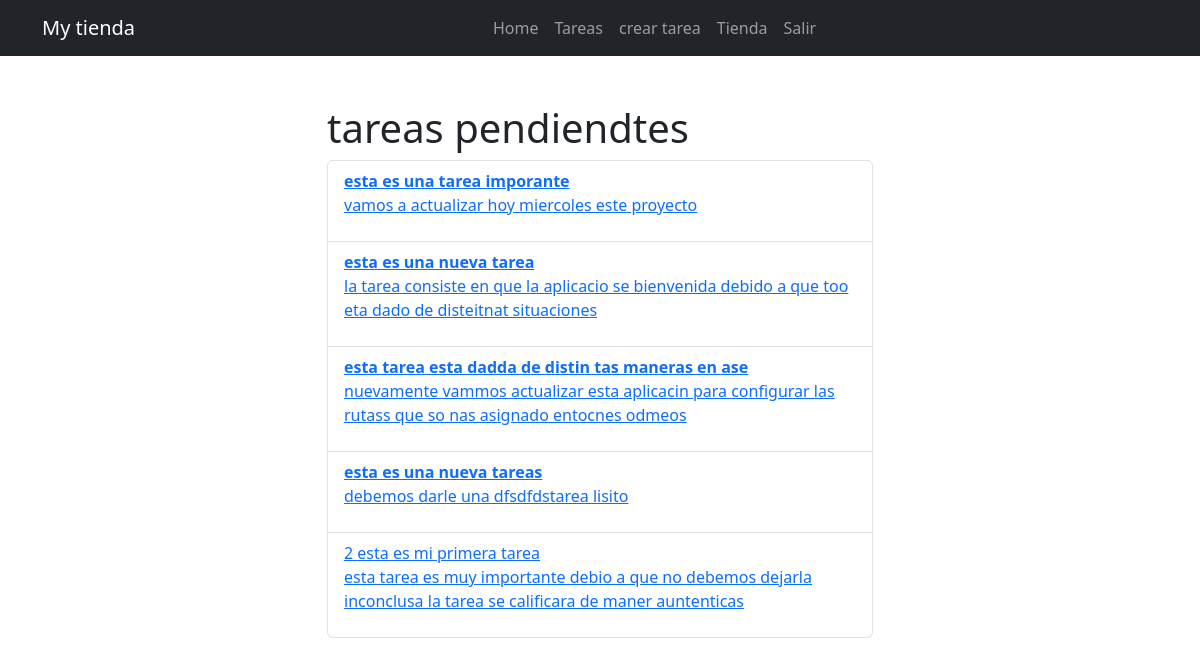
Page /tasks_completed/ (signed in) on the committed database.
### tasks/models.py (models this page shows, shortened)
class Task (models.Model):
    title = models.CharField(max_length=100)
    description = models.TextField(blank=True)
    created=models.DateTimeField(auto_now_add=True)
    datecompleted = models.DateField(null=True)
    important= models.BooleanField(default=False)
    user = models.ForeignKey(User,on_delete=models.CASCADE)

### tasks/views.py (the view)
# urls.py: path('tasks_completed/', views.tasks_completed, name='tasks_completed'),
@login_required
def tasks_completed(request):
    allTask = Task.objects.filter(user=request.user, datecompleted__isnull=False).order_by('-datecompleted')
    return render(request, 'task.html', {"tareas": allTask})

### tasks/templates/task.html (shortened to what this page needs)
{% extends 'base.html' %}
 {% block content %}
<main class="container">
  <div class="row">
    <div class="col-md-6 offset-md-3 py-5">
      <h1>tareas pendiendtes</h1>
      <ul class="list-group">
        {% for task in tareas %}
        <li class="list-group-item">
          <a href="{% url 'task_detail' task.id %}">
            {% if task.important %}
            <strong>{{task.title}}</strong>
            {% else %} {{task.id}} {{task.title}} {% endif %}
            <p>{{task.description}}</p>
          </a>
        </li>
        {% endfor %}
      </ul>
    </div>
  </div>
</main>
{% endblock %}

### rows in the picture
Task: title "esta es una tarea imporante", description "vamos a actualizar hoy miercoles este proyecto"
Task: title "esta es una nueva tarea", description "la tarea consiste en que la aplicacio se bienvenida debido a que too eta dado de disteitnat situaciones"
Task: title "esta tarea esta dadda de distin tas maneras en ase", description "nuevamente vammos actualizar esta aplicacin para configurar las rutass que so nas asignado entocnes odmeos"
Task: title "esta es una nueva tareas", description "debemos darle una dfsdfdstarea lisito"
Task: id "2", title "esta es mi primera tarea", description "esta tarea es muy importante debio a que no debemos dejarla inconclusa la tarea se calificara de maner auntenticas"
